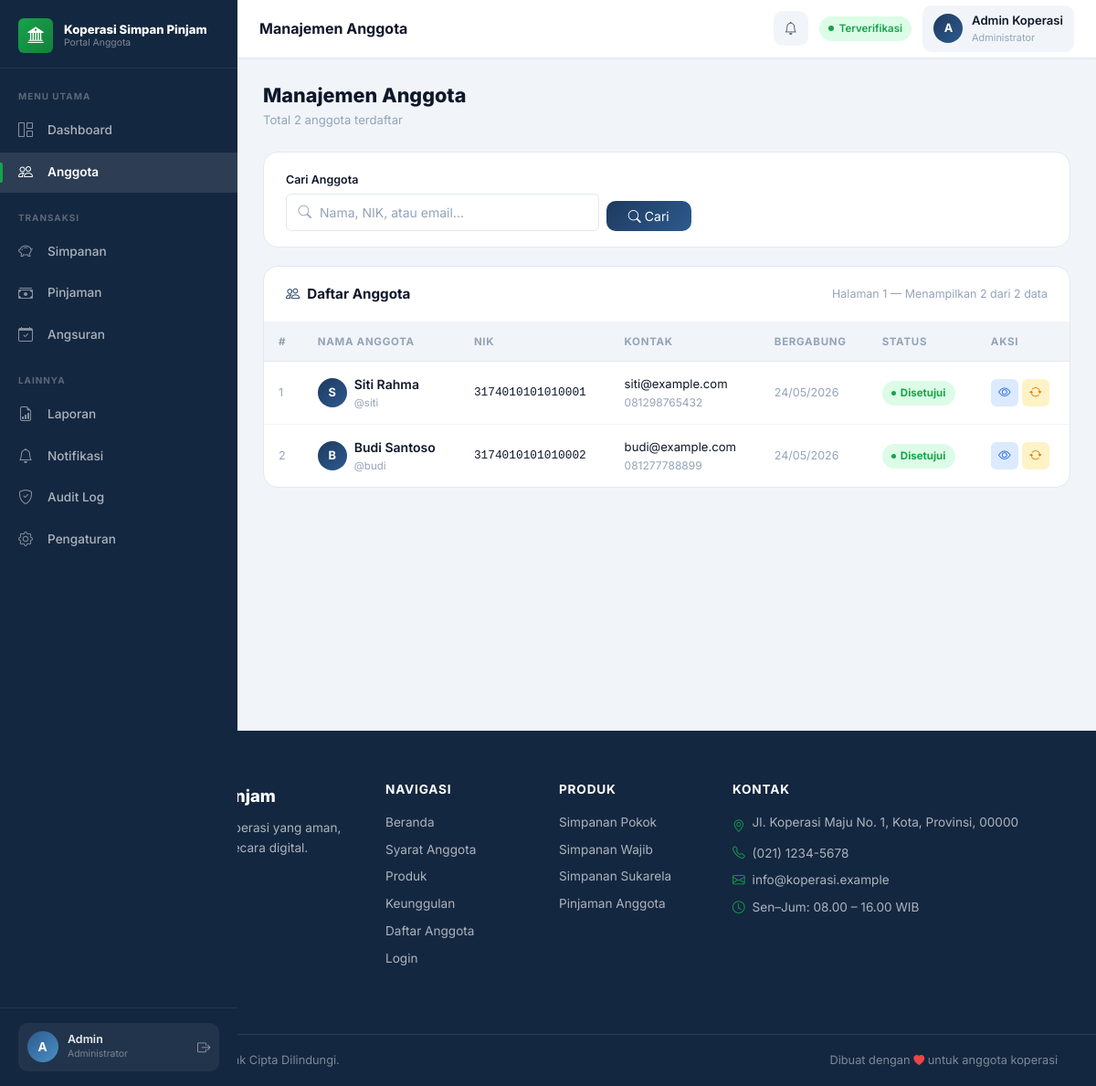
Page /admin/anggota.php (signed in) on the committed database.
### tables this page shows
CREATE TABLE IF NOT EXISTS users (
    id INT AUTO_INCREMENT PRIMARY KEY,
    nama VARCHAR(150) NOT NULL,
    nik VARCHAR(50) NOT NULL UNIQUE,
    tempat_lahir VARCHAR(100),
    tanggal_lahir DATE,
    jenis_kelamin VARCHAR(20),
    alamat TEXT,
    no_hp VARCHAR(30),
    email VARCHAR(150) NOT NULL UNIQUE,
    pekerjaan VARCHAR(100),
    penghasilan DECIMAL(15,2),
    username VARCHAR(50) NOT NULL UNIQUE,
    password VARCHAR(255) NOT NULL,
    role ENUM('admin', 'user') DEFAULT 'user',
    status_verifikasi VARCHAR(50) DEFAULT 'Menunggu Verifikasi',
    foto_ktp VARCHAR(255),
    foto_diri VARCHAR(255),
    created_at DATETIME,
    updated_at DATETIME
);

### config/config.php (called while the page is built)
<?php
return [
    'db' => [
        'host' => 'localhost',
        'name' => 'koperasi',
        'user' => 'root',
        'pass' => '',
        'charset' => 'utf8mb4',
    ],
    'app' => [
        'name' => 'Koperasi Simpan Pinjam',
        'base_url' => '',
        'timezone' => 'Asia/Jakarta',
    ],
];

### config/helpers.php (called while the page is built, shortened)
<?php
function e($value): string
{
    return htmlspecialchars((string)$value, ENT_QUOTES, 'UTF-8');
}

### config/auth.php (called while the page is built, shortened)
<?php
require_once __DIR__ . '/helpers.php';
function current_user(): ?array
{
    $pdo = db();
    $stmt = $pdo->prepare("SELECT * FROM users WHERE id = ?");
    $stmt->execute([$_SESSION['user_id']]);
    $user = $stmt->fetch();
    return $user ?: null;
}

### admin/anggota.php (the view, shortened to what this page needs)
<?php
require_once __DIR__ . '/../config/auth.php';
require_once __DIR__ . '/../config/helpers.php';
$pdo = db();
$q       = trim($_GET['q'] ?? '');
$page    = max(1, (int)($_GET['page'] ?? 1));
$perPage = 10;
$offset  = ($page - 1) * $perPage;
if ($q !== '') {
    $stmt = $pdo->prepare("SELECT COUNT(*) AS total FROM users WHERE role = 'user' AND (nama LIKE ? OR nik LIKE ? OR email LIKE ?)");
    $stmt->execute(["%$q%", "%$q%", "%$q%"]);
    $total = (int)$stmt->fetch()['total'];
    $stmt  = $pdo->prepare("SELECT * FROM users WHERE role = 'user' AND (nama LIKE ? OR nik LIKE ? OR email LIKE ?) ORDER BY created_at DESC LIMIT ? OFFSET ?");
    $stmt->bindValue(1, "%$q%"); $stmt->bindValue(2, "%$q%"); $stmt->bindValue(3, "%$q%");
    $stmt->bindValue(4, $perPage, PDO::PARAM_INT);
    $stmt->bindValue(5, $offset,  PDO::PARAM_INT);
    $stmt->execute();
} else {
    $total = (int)$pdo->query("SELECT COUNT(*) AS total FROM users WHERE role = 'user'")->fetch()['total'];
    $stmt  = $pdo->prepare("SELECT * FROM users WHERE role = 'user' ORDER BY created_at DESC LIMIT ? OFFSET ?");
    $stmt->bindValue(1, $perPage, PDO::PARAM_INT);
    $stmt->bindValue(2, $offset,  PDO::PARAM_INT);
    $stmt->execute();
}
$anggota = $stmt->fetchAll();
$page_title = 'Manajemen Anggota';
function badgeClass(?string $status = null): string {
    $map = [
        'Menunggu Verifikasi' => 'badge-menunggu',
        'Disetujui'           => 'badge-disetujui',
        'Ditolak'             => 'badge-ditolak',
        'Nonaktif'            => 'badge-nonaktif',
    ];
    return $map[$status] ?? 'badge-nonaktif';
}
?>
<?php require __DIR__ . '/../includes/dashboard_top.php'; ?>
<div class="page-header">
    <div>
        <h1 class="page-title">Manajemen Anggota</h1>
        <p class="page-sub">Total <?= $total; ?> anggota terdaftar<?= $q ? " — hasil pencarian: <strong>" . e($q) . "</strong>" : ""; ?></p>
    </div>
</div>
<div class="filter-bar">
    <form class="row g-2 align-items-end" method="get">
        <div class="col-md-6 col-lg-5">
            <label class="form-label" style="font-size:.78rem">Cari Anggota</label>
            <div class="search-input-wrap">
                <input type="text" name="q" class="form-control" placeholder="Nama, NIK, atau email..." value="<?= e($q); ?>" id="searchAnggota" data-table-search="#anggotaTable">
            </div>
        </div>
        <div class="col-auto">
            <button type="submit" class="btn btn-primary px-4" style="background:linear-gradient(135deg,var(--primary),var(--primary-light));border:none;border-radius:var(--radius);font-size:.875rem" id="searchBtn">
                <i class="bi bi-search me-1"></i>Cari
            </button>
        </div>
    </form>
</div>
<div class="panel">
    <div class="panel-header">
        <span class="panel-title"><i class="bi bi-people me-2" style="color:var(--primary)"></i>Daftar Anggota</span>
        <span style="font-size:.78rem;color:var(--text-muted)">
            Halaman <?= $page; ?> — Menampilkan <?= count($anggota); ?> dari <?= $total; ?> data
        </span>
    </div>
    <div class="table-responsive panel-body p-0">
        <table class="data-table" id="anggotaTable">
            <thead>
                <tr>
                    <th>#</th>
                    <th>Nama Anggota</th>
                    <th>NIK</th>
                    <th>Kontak</th>
                    <th>Bergabung</th>
                    <th>Status</th>
                    <th>Aksi</th>
                </tr>
            </thead>
            <tbody>
                <?php if (empty($anggota)): ?>
                    <tr><td colspan="7">
                        <div class="empty-state">
                            <i class="bi bi-people"></i>
                            <p>Tidak ada data anggota<?= $q ? " dengan kata kunci '$q'" : ""; ?></p>
                        </div>
                    </td></tr>
                <?php else: ?>
                    <?php foreach ($anggota as $i => $item): ?>
                        <tr>
                            <td style="color:var(--text-muted);font-size:.78rem"><?= $offset + $i + 1; ?></td>
                            <td>
                                <div class="d-flex align-items-center gap-2">
                                    <div style="width:32px;height:32px;border-radius:50%;background:linear-gradient(135deg,var(--primary),var(--primary-light));display:flex;align-items:center;justify-content:center;color:#fff;font-weight:700;font-size:.8rem;flex-shrink:0">
                                        <?= strtoupper(substr($item['nama'], 0, 1)); ?>
                                    </div>
                                    <div>
                                        <div style="font-weight:600;font-size:.875rem"><?= e($item['nama']); ?></div>
                                        <div style="font-size:.72rem;color:var(--text-muted)">@<?= e($item['username']); ?></div>
                                    </div>
                                </div>
                            </td>
                            <td style="font-family:monospace;font-size:.8rem"><?= e($item['nik']); ?></td>
                            <td>
                                <div style="font-size:.82rem"><?= e($item['email']); ?></div>
                                <div style="font-size:.75rem;color:var(--text-muted)"><?= e($item['no_hp'] ?? '-'); ?></div>
                            </td>
                            <td style="font-size:.78rem;color:var(--text-muted)"><?= e(date('d/m/Y', strtotime($item['created_at']))); ?></td>
                            <td>
                                <span class="badge-status <?= badgeClass($item['status_verifikasi']); ?>">
                                    <?= e($item['status_verifikasi']); ?>
                                </span>
                            </td>
                            <td>
                                <div class="d-flex gap-1 flex-wrap">
                                    <a href="/admin/detail-anggota.php?id=<?= e($item['id']); ?>" class="btn-action view" title="Lihat Detail"><i class="bi bi-eye"></i></a>
                                    <button class="btn-action toggle"
                                            data-bs-toggle="modal" data-bs-target="#confirmModal"
                                            data-action="/admin/anggota.php"
                                            data-message="Ubah status aktif/nonaktif anggota <?= e($item['nama']); ?>?"
                                            data-id="<?= e($item['id']); ?>"
                                            data-action-type="toggle"
                                            title="Toggle Status">
                                        <i class="bi bi-arrow-repeat"></i>
                                    </button>
                                </div>
                            </td>
                        </tr>
                    <?php endforeach; ?>
                <?php endif; ?>
            </tbody>
        </table>
    </div>
</div>
<?php require __DIR__ . '/../includes/dashboard_bottom.php'; ?>

### includes/dashboard_top.php (shortened to what this page needs)
<?php
require_once __DIR__ . '/../config/auth.php';
require_once __DIR__ . '/../config/helpers.php';
$config   = require __DIR__ . '/../config/config.php';
$authUser = current_user();
$initials = strtoupper(substr($authUser['nama'] ?? 'U', 0, 1));
$statusMap = [
    'Disetujui'           => ['class' => 'verified',  'label' => 'Terverifikasi'],
    'Menunggu Verifikasi' => ['class' => 'pending',   'label' => 'Menunggu'],
    'Ditolak'             => ['class' => 'rejected',  'label' => 'Ditolak'],
    'Nonaktif'            => ['class' => 'nonactive', 'label' => 'Nonaktif'],
];
$verifStatus  = $authUser['status_verifikasi'] ?? 'Menunggu Verifikasi';
$statusInfo   = $statusMap[$verifStatus] ?? ['class' => 'pending', 'label' => $verifStatus];
$role         = $authUser['role'] ?? 'user';
$notificationUrl     = $role === 'admin' ? '/admin/notifikasi.php' : '/user/notifikasi.php';
?>
<?php require __DIR__ . '/header.php'; ?>
<div class="app-layout">
  <aside class="app-sidebar" id="appSidebar">
    <a href="/" class="sidebar-brand">
      <span class="sidebar-brand-icon"><i class="bi bi-bank2"></i></span>
      <span class="sidebar-brand-text">
        <span class="sidebar-brand-name"><?= e($config['app']['name']); ?></span>
        <span class="sidebar-brand-tagline">Portal Anggota</span>
      </span>
    </a>
    <nav class="sidebar-nav">
      <?php if ($role === 'admin'): ?>
        <div class="sidebar-section"><span class="sidebar-section-label">Menu Utama</span></div>
        <a href="/admin/dashboard.php" class="sidebar-link" id="sl-dashboard">
            <i class="bi bi-grid-1x2"></i>Dashboard
        </a>
        <a href="/admin/anggota.php" class="sidebar-link" id="sl-anggota">
            <i class="bi bi-people"></i>Anggota
        </a>
        <div class="sidebar-section mt-2"><span class="sidebar-section-label">Transaksi</span></div>
        <a href="/admin/simpanan.php" class="sidebar-link" id="sl-simpanan">
            <i class="bi bi-piggy-bank"></i>Simpanan
        </a>
        <a href="/admin/pinjaman.php" class="sidebar-link" id="sl-pinjaman">
            <i class="bi bi-cash-stack"></i>Pinjaman
        </a>
        <a href="/admin/angsuran.php" class="sidebar-link" id="sl-angsuran">
            <i class="bi bi-calendar-check"></i>Angsuran
        </a>
        <div class="sidebar-section mt-2"><span class="sidebar-section-label">Lainnya</span></div>
        <a href="/admin/laporan.php" class="sidebar-link" id="sl-laporan">
            <i class="bi bi-file-earmark-bar-graph"></i>Laporan
        </a>
        <a href="/admin/notifikasi.php" class="sidebar-link" id="sl-notifikasi">
            <i class="bi bi-bell"></i>Notifikasi
        </a>
        <a href="/admin/audit-log.php" class="sidebar-link" id="sl-audit-log">
            <i class="bi bi-shield-check"></i>Audit Log
        </a>
        <a href="/admin/pengaturan.php" class="sidebar-link" id="sl-pengaturan">
            <i class="bi bi-gear"></i>Pengaturan
        </a>
      <?php endif; ?>
    </nav>
    <div class="sidebar-footer">
      <div class="sidebar-user">
        <div class="sidebar-avatar"><?= $initials; ?></div>
        <div>
          <div class="sidebar-user-name"><?= e(explode(' ', $authUser['nama'])[0] ?? $authUser['nama']); ?></div>
          <div class="sidebar-user-role"><?= $role === 'admin' ? 'Administrator' : 'Anggota'; ?></div>
        </div>
        <a href="/logout.php" class="sidebar-logout ms-auto" title="Logout"><i class="bi bi-box-arrow-right"></i></a>
      </div>
    </div>
  </aside>
  <div class="app-main">
    <header class="app-topbar">
      <div class="topbar-breadcrumb">
        <span class="topbar-page-title"><?= e($page_title ?? 'Dashboard'); ?></span>
      </div>
      <div class="topbar-right">
        <a href="<?= e($notificationUrl); ?>" class="topbar-notification" title="Notifikasi">
          <i class="bi bi-bell"></i>
        </a>
        <span class="status-pill <?= $statusInfo['class']; ?>"><?= $statusInfo['label']; ?></span>
        <div class="topbar-user">
          <div class="topbar-avatar"><?= $initials; ?></div>
          <div class="d-none d-md-block">
            <div class="topbar-user-name"><?= e($authUser['nama']); ?></div>
            <div class="topbar-user-role"><?= $role === 'admin' ? 'Administrator' : 'Anggota'; ?></div>
          </div>
        </div>
      </div>
    </header>
    <main class="app-content">

### rows in the picture
users: nama "A", nama "Admin", status_verifikasi "Terverifikasi", nama "Admin Koperasi"
users: i "1", nama "S", nama "Siti Rahma", username "siti", nik "3174010101010001", email "siti@example.com", no_hp "081298765432", created_at "24/05/2026", status_verifikasi "Disetujui"
users: i "2", nama "B", nama "Budi Santoso", username "budi", nik "3174010101010002", email "budi@example.com", no_hp "081277788899", created_at "24/05/2026", status_verifikasi "Disetujui"

### other values in the picture
$config['app']['name'] "Koperasi Simpan Pinjam"
$page_title "Manajemen Anggota"
$total "2"
$page "1"
count($anggota) "2"
